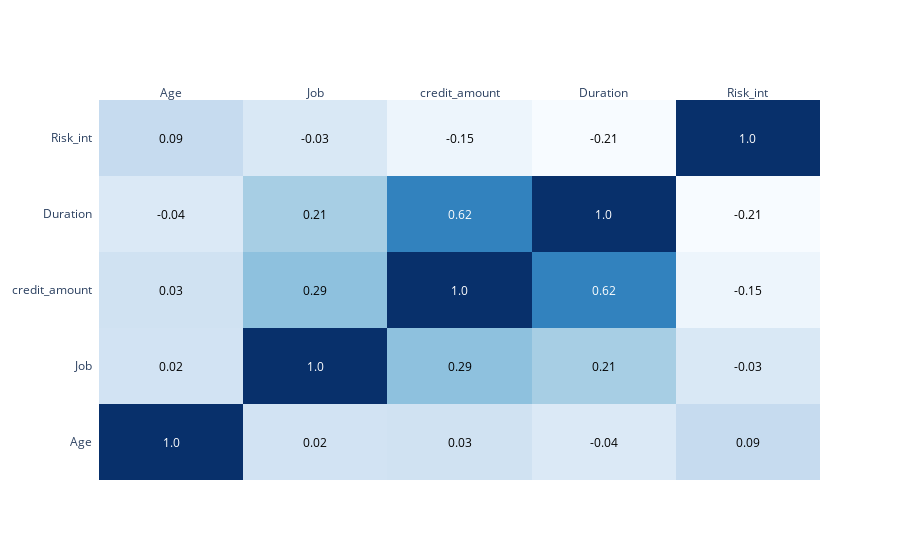

Notebook cell for this chart:
### Markdown cell above
We now look at correlation between various variables in dataset.

### Code cell
import plotly as py
import plotly.figure_factory as ff

corr = data.corr()
array_corr = corr.values
array_corr = np.around(array_corr, decimals=2)
columns = corr.columns.values.tolist()

fig = ff.create_annotated_heatmap(array_corr, x=columns, y=columns, colorscale='blues')
iplot(fig, filename='annotated_heatmap')

### Figure 1 — Plotly figure (JSON) as saved in the notebook; plotly's stock layout.template omitted (floating-point values rounded to 4 significant figures)
{"data": [{"colorscale": [[0, "rgb(247,251,255)"], [0.125, "rgb(222,235,247)"], [0.25, "rgb(198,219,239)"], [0.375, "rgb(158,202,225)"], [0.5, "rgb(107,174,214)"], [0.625, "rgb(66,146,198)"], [0.75, "rgb(33,113,181)"], [0.875, "rgb(8,81,156)"], [1, "rgb(8,48,107)"]], "reversescale": false, "showscale": false, "type": "heatmap", "x": ["Age", "Job", "credit_amount", "Duration", "Risk_int"], "y": ["Age", "Job", "credit_amount", "Duration", "Risk_int"], "z": [[1, 0.02, 0.03, -0.04, 0.09], [0.02, 1, 0.29, 0.21, -0.03], [0.03, 0.29, 1, 0.62, -0.15], [-0.04, 0.21, 0.62, 1, -0.21], [0.09, -0.03, -0.15, -0.21, 1]]}], "layout": {"annotations": [{"font": {"color": "#FFFFFF"}, "showarrow": false, "text": "1.0", "x": "Age", "xref": "x", "y": "Age", "yref": "y"}, {"font": {"color": "#000000"}, "showarrow": false, "text": "0.02", "x": "Job", "xref": "x", "y": "Age", "yref": "y"}, {"font": {"color": "#000000"}, "showarrow": false, "text": "0.03", "x": "credit_amount", "xref": "x", "y": "Age", "yref": "y"}, {"font": {"color": "#000000"}, "showarrow": false, "text": "-0.04", "x": "Duration", "xref": "x", "y": "Age", "yref": "y"}, {"font": {"color": "#000000"}, "showarrow": false, "text": "0.09", "x": "Risk_int", "xref": "x", "y": "Age", "yref": "y"}, {"font": {"color": "#000000"}, "showarrow": false, "text": "0.02", "x": "Age", "xref": "x", "y": "Job", "yref": "y"}, {"font": {"color": "#FFFFFF"}, "showarrow": false, "text": "1.0", "x": "Job", "xref": "x", "y": "Job", "yref": "y"}, {"font": {"color": "#000000"}, "showarrow": false, "text": "0.29", "x": "credit_amount", "xref": "x", "y": "Job", "yref": "y"}, {"font": {"color": "#000000"}, "showarrow": false, "text": "0.21", "x": "Duration", "xref": "x", "y": "Job", "yref": "y"}, {"font": {"color": "#000000"}, "showarrow": false, "text": "-0.03", "x": "Risk_int", "xref": "x", "y": "Job", "yref": "y"}, {"font": {"color": "#000000"}, "showarrow": false, "text": "0.03", "x": "Age", "xref": "x", "y": "credit_amount", "yref": "y"}, {"font": {"color": "#000000"}, "showarrow": false, "text": "0.29", "x": "Job", "xref": "x", "y": "credit_amount", "yref": "y"}, {"font": {"color": "#FFFFFF"}, "showarrow": false, "text": "1.0", "x": "credit_amount", "xref": "x", "y": "credit_amount", "yref": "y"}, {"font": {"color": "#FFFFFF"}, "showarrow": false, "text": "0.62", "x": "Duration", "xref": "x", "y": "credit_amount", "yref": "y"}, {"font": {"color": "#000000"}, "showarrow": false, "text": "-0.15", "x": "Risk_int", "xref": "x", "y": "credit_amount", "yref": "y"}, {"font": {"color": "#000000"}, "showarrow": false, "text": "-0.04", "x": "Age", "xref": "x", "y": "Duration", "yref": "y"}, {"font": {"color": "#000000"}, "showarrow": false, "text": "0.21", "x": "Job", "xref": "x", "y": "Duration", "yref": "y"}, {"font": {"color": "#FFFFFF"}, "showarrow": false, "text": "0.62", "x": "credit_amount", "xref": "x", "y": "Duration", "yref": "y"}, {"font": {"color": "#FFFFFF"}, "showarrow": false, "text": "1.0", "x": "Duration", "xref": "x", "y": "Duration", "yref": "y"}, {"font": {"color": "#000000"}, "showarrow": false, "text": "-0.21", "x": "Risk_int", "xref": "x", "y": "Duration", "yref": "y"}, {"font": {"color": "#000000"}, "showarrow": false, "text": "0.09", "x": "Age", "xref": "x", "y": "Risk_int", "yref": "y"}, {"font": {"color": "#000000"}, "showarrow": false, "text": "-0.03", "x": "Job", "xref": "x", "y": "Risk_int", "yref": "y"}, {"font": {"color": "#000000"}, "showarrow": false, "text": "-0.15", "x": "credit_amount", "xref": "x", "y": "Risk_int", "yref": "y"}, {"font": {"color": "#000000"}, "showarrow": false, "text": "-0.21", "x": "Duration", "xref": "x", "y": "Risk_int", "yref": "y"}, {"font": {"color": "#FFFFFF"}, "showarrow": false, "text": "1.0", "x": "Risk_int", "xref": "x", "y": "Risk_int", "yref": "y"}], "xaxis": {"dtick": 1, "gridcolor": "rgb(0, 0, 0)", "side": "top", "ticks": ""}, "yaxis": {"dtick": 1, "ticks": "", "ticksuffix": "  "}}}
